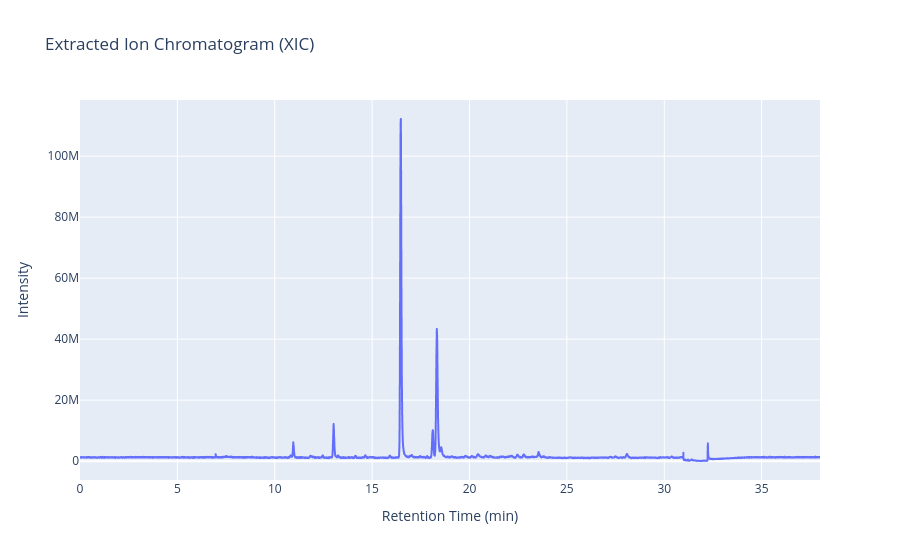

Write notebook code for a chart like this one.
### Code cell
def generate_xic(result_dict, mz_range):
    """
    Generates an Extracted Ion Chromatogram (XIC) for a specified m/z range.
    
    Parameters:
    result_dict (dict): The dictionary with MS1 and MS2 data, containing retention time, m/z, and intensity values.
    mz_range (tuple): A tuple (min_mz, max_mz) defining the m/z range for the XIC.
    
    Returns:
    tuple: Two arrays, one for retention times and one for the summed intensities in the specified m/z range.
    """
    ms1_data = result_dict.get("MS1", {})

    # Prepare arrays for retention times and extracted intensities
    retention_times = []
    xic_intensities = []

    # Iterate over each retention time in MS1 data
    for rt, data in ms1_data.items():
        mz_values = data["m/z"]
        intensity_values = data["intensity"]

        # Find indices where m/z values are within the specified range
        mask = (mz_values >= mz_range[0]) & (mz_values <= mz_range[1])
        
        # Sum intensities within the m/z range for this retention time
        xic_intensity = np.sum(intensity_values[mask]) if np.any(mask) else 0

        # Append to result lists
        retention_times.append(rt)
        xic_intensities.append(xic_intensity)

    return np.array(retention_times), np.array(xic_intensities)

def plot_xic(retention_times, xic_intensities):
    """
    Plots the Extracted Ion Chromatogram (XIC) using Plotly.
    
    Parameters:
    retention_times (array): Array of retention times.
    xic_intensities (array): Array of intensities within the specified m/z range.
    """
    # Create a DataFrame for plotting
    xic_data = {"Retention Time": retention_times, "XIC Intensity": xic_intensities}
    
    # Plot XIC
    fig = px.line(xic_data, x="Retention Time", y="XIC Intensity", title="Extracted Ion Chromatogram (XIC)")
    fig.update_xaxes(title="Retention Time (min)")
    fig.update_yaxes(title="Intensity")
    fig.show()

# Usage
# Define the m/z range of interest, e.g., (500, 505)
mz_range = (500, 505)
rt_xic, intensity_xic = generate_xic(result_dict, mz_range)
plot_xic(rt_xic, intensity_xic)

### Figure 1 — Plotly figure (JSON) as saved in the notebook; plotly's stock layout.template omitted (floating-point values rounded to 4 significant figures; data arrays with more than 128 entries replaced by an {"elided": "..."} marker saying what was removed)
{"data": [{"hovertemplate": "Retention Time=%{x}<br>XIC Intensity=%{y}<extra></extra>", "legendgroup": "", "line": {"color": "#636efa", "dash": "solid"}, "marker": {"symbol": "circle"}, "mode": "lines", "name": "", "showlegend": false, "type": "scattergl", "x": {"elided": "5799 float values"}, "xaxis": "x", "y": {"elided": "5799 float values"}, "yaxis": "y"}], "layout": {"legend": {"tracegroupgap": 0}, "title": {"text": "Extracted Ion Chromatogram (XIC)"}, "xaxis": {"anchor": "y", "domain": [0, 1], "title": {"text": "Retention Time (min)"}}, "yaxis": {"anchor": "x", "domain": [0, 1], "title": {"text": "Intensity"}}}}
